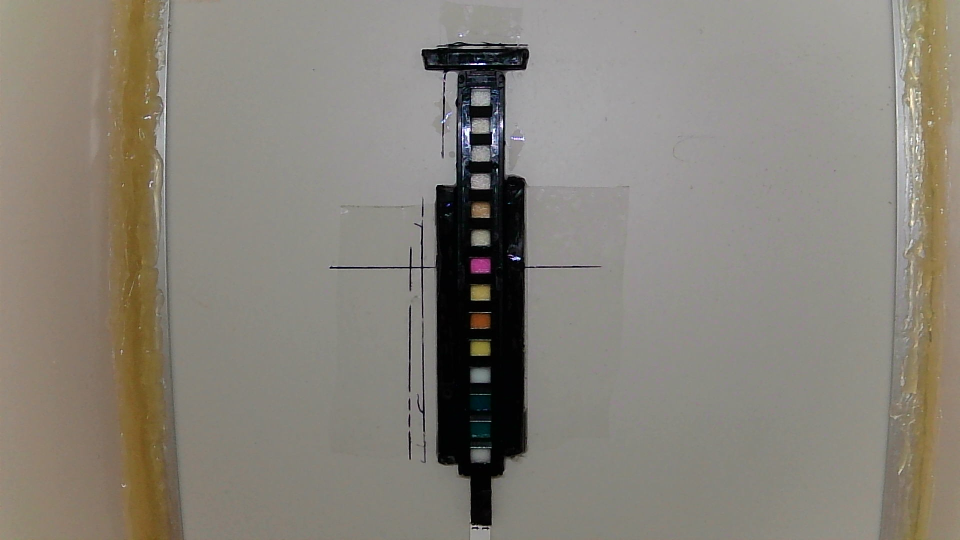
#> input picture example.jpg, 1920 x 1080 px (shown at 1/2 size)
$ python algorithm_blo_detection_new.py example.jpg
#> lines starting #> are read from the running program, lines starting #| are printed output that depends on the picture
### block_detector.py
from __future__ import print_function

import sys
import cv2
import math
import numpy as np
from PIL import Image, ImageDraw
from pyzbar.pyzbar import decode, ZBarSymbol

from block_position import relative_position_photo

# [26 lines left out: functions get_threshold, is_black_or_white, is_all_white, has_black_px, not called in this run]

def get_radian(a, b, c):
  rad = math.atan2(c[1]-b[1], c[0]-b[0]) - math.atan2(a[1]-b[1], a[0]-b[0])
  return -rad

# [11 lines left out: functions central, distance, not called in this run]

def get_qr_data(img):
  qr_data = decode(img, symbols=[ZBarSymbol.QRCODE])
  return qr_data

# [64 lines left out: functions custom_blur_demo, unsharp_mask, bounding_box_and_polygon, get4point, update_scale, update_radian and 1 more, not called in this run]

def qr_detector(img, STEP_SIZE, SQUARE_SIZE):
  row, col, dim = img.shape
  x = y = 0
  posdict = {}
  while True:
    pos = [x, y]
    if y + SQUARE_SIZE > row:
      break
    crop_img = img[y:y+SQUARE_SIZE, x:x+SQUARE_SIZE]
    qrd = get_qr_data(crop_img)
    if qrd:
      cx, cy = central(qrd[0].polygon)
      posdict[qrd[0].data] = (cx+x, cy+y)
    if x + SQUARE_SIZE <= col:
      x = x + STEP_SIZE
    else:
      y = y + STEP_SIZE
      x = 0
  return posdict

# [48 lines left out: functions draw_point, main, not called in this run]

# [2 lines that do not run on import are left out]

### algorithm_blo_detection_new.py
import sys
import cv2
import math
import json
import numpy as np
from PIL import Image
from block_detector import unsharp_mask, qr_detector, update_radian
from block_detector import update_scale, get_point_by_radian
from block_position import relative_position_photo

BLO = (
  (252, 255, 236),
  (207, 247, 238),
  (147, 202, 190),
  (98, 162, 167)
)

rst_lst = {
  'BLO': ('-', '+', '++', '+++')
}

# [39 lines left out: functions std, make_int_aver, color_approximation, distance, not called in this run]

def most_approx(src_color, dst_color):
  approx = [distance(src_color, dst) for dst in dst_color]
  return approx.index(min(approx))

def approx_seq(src_color, dst_color):
  approx = [distance(src_color, dst) for dst in dst_color]
  return [x for _,x in sorted(zip(approx,[0,1,2,3]))]

# [105 lines left out: functions get_rgb_in_square, fetch_aver_rgb, get_main_color, read_boxes_rgb, get_position, pos2box and 1 more, not called in this run]

def results2blocks(results, f):
  f.write(str(results[:10])+'\n')
  # [10 lines of commented-out code are left out]

# [4 lines left out: function results2report, not called in this run]

def main():
  # data initialize
  DIST = [DIST_Y, DIST_X] = (250, 256)
  SCALE = [SCALE_Y, SCALE_X] = (1, 1)
  RADIAN = 0
  STEP_SIZE = 30
  SQUARE_SIZE = 170

  img_path = sys.argv[1]
  img = cv2.imread(img_path)
#> img is the input picture: shape (1080, 1920, 3); mean B, G, R 121.2, 130.4, 135.4
  #img = unsharp_mask(img)
  posn = qr_detector(img, STEP_SIZE, SQUARE_SIZE)
#> the loop in qr_detector, `while True:` made 1 pass
#> pass 1, in qr_detector, `crop_img = img[y:y+SQUARE_SIZE, x:x+SQUARE_SIZE]`:
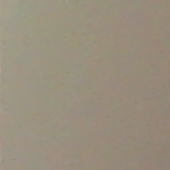
#> crop_img: shape (170, 170, 3); mean B, G, R 125.7, 142.9, 153.1
#> after the loop in qr_detector, `while True:`: posdict = 0 items; y = 0

  if len(posn) == 4:
    square_size = 4
    img = Image.open(img_path).convert('RGB')
    SCALE = update_scale(posn, DIST)
    RADIAN = update_radian(posn[b'1'], posn[b'2'])
    pos_list = get_position(img_path, relative_position_photo, SCALE, RADIAN, posn[b'1'])
    if pos_list:
      box_list = pos2box(pos_list, square_size, square_size)
      draw_rect(img_path, box_list)
      rgb_data = read_boxes_rgb(img, box_list)
      results = []
      for val in rgb_data:
        results.append(most_approx(val, BLO))
    print(results2report(results))


if __name__ == "__main__":
  main()
#> (the call stopped at in get_qr_data, `qr_data = decode(img, symbols=[ZBarSymbol.QRCODE])`: pyzbar is not available in this run)
